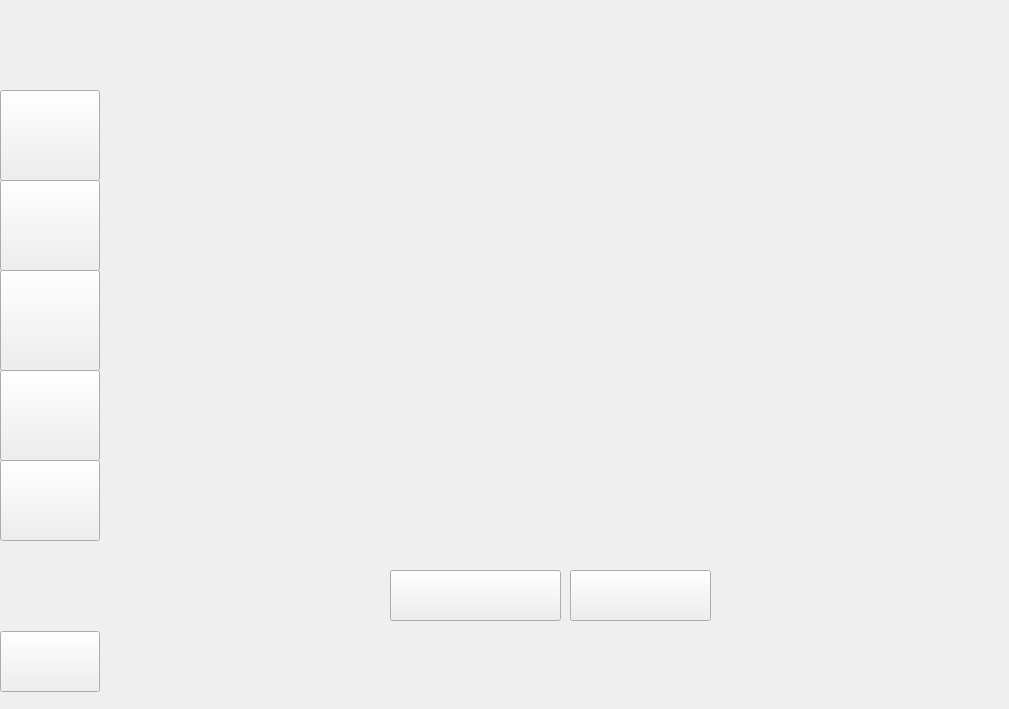
    <widget class="QWidget" name="page_22">
     <widget class="QLabel" name="label_22">
      <property name="geometry">
       <rect>
        <x>0</x>
        <y>0</y>
        <width>1000</width>
        <height>700</height>
       </rect>
      </property>
      <property name="text">
       <string/>
      </property>
      <property name="pixmap">
       <pixmap resource="resources.qrc">:/resources/NuevoUsu.png</pixmap>
      </property>
      <property name="scaledContents">
       <bool>true</bool>
      </property>
     </widget>
     <widget class="QPushButton" name="pushButton_113">
      <property name="geometry">
       <rect>
        <x>0</x>
        <y>90</y>
        <width>100</width>
        <height>91</height>
       </rect>
      </property>
      <property name="text">
       <string/>
      </property>
     </widget>
     <widget class="QPushButton" name="pushButton_114">
      <property name="geometry">
       <rect>
        <x>0</x>
        <y>180</y>
        <width>100</width>
        <height>91</height>
       </rect>
      </property>
      <property name="text">
       <string/>
      </property>
     </widget>
     <widget class="QPushButton" name="pushButton_115">
      <property name="geometry">
       <rect>
        <x>0</x>
        <y>270</y>
        <width>100</width>
        <height>101</height>
       </rect>
      </property>
      <property name="text">
       <string/>
      </property>
     </widget>
     <widget class="QPushButton" name="pushButton_116">
      <property name="geometry">
       <rect>
        <x>0</x>
        <y>370</y>
        <width>100</width>
        <height>91</height>
       </rect>
      </property>
      <property name="text">
       <string/>
      </property>
     </widget>
     <widget class="QPushButton" name="pushButton_117">
      <property name="geometry">
       <rect>
        <x>0</x>
        <y>460</y>
        <width>100</width>
        <height>81</height>
       </rect>
      </property>
      <property name="text">
       <string/>
      </property>
     </widget>
     <widget class="QPushButton" name="pushButton_118">
      <property name="geometry">
       <rect>
        <x>390</x>
        <y>570</y>
        <width>171</width>
        <height>51</height>
       </rect>
      </property>
      <property name="text">
       <string/>
      </property>
     </widget>
     <widget class="QPushButton" name="pushButton_119">
      <property name="geometry">
       <rect>
        <x>570</x>
        <y>570</y>
        <width>141</width>
        <height>51</height>
       </rect>
      </property>
      <property name="text">
       <string/>
      </property>
     </widget>
     <widget class="QPushButton" name="pushButton_173">
      <property name="geometry">
       <rect>
        <x>0</x>
        <y>631</y>
        <width>100</width>
        <height>61</height>
       </rect>
      </property>
      <property name="text">
       <string/>
      </property>
     </widget>
    </widget>
